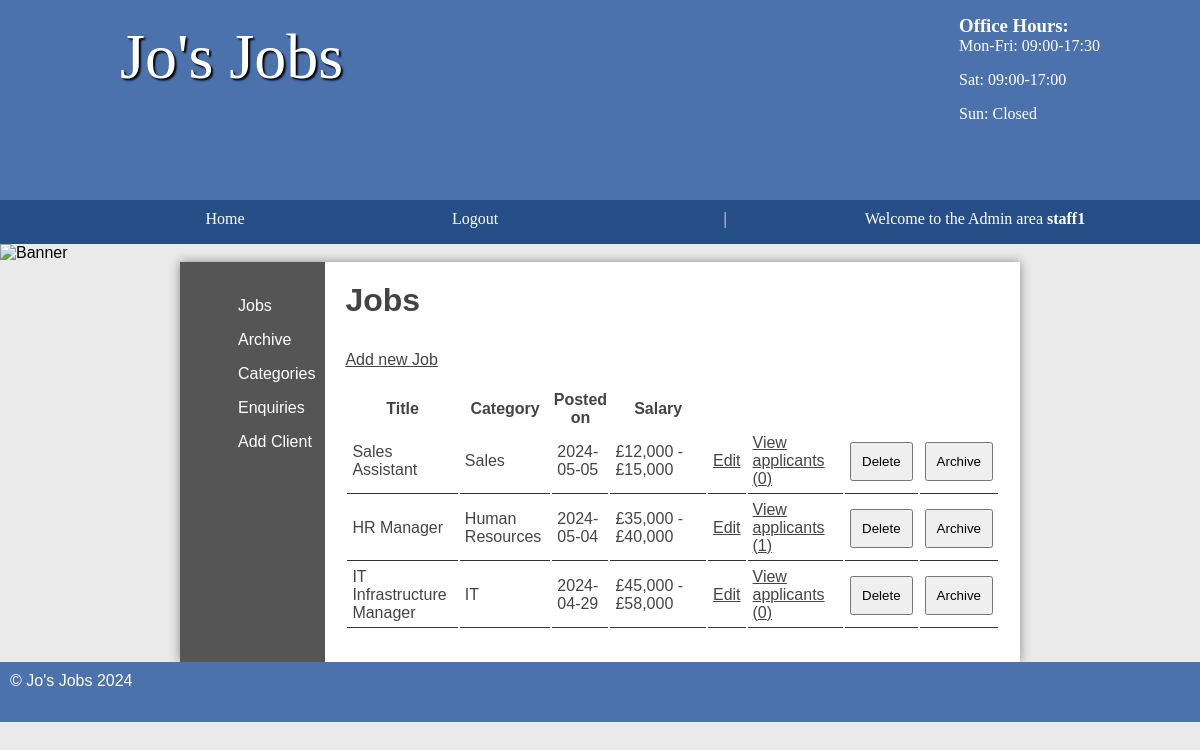
Screenshot of /admin/jobs.php (signed in) with the database file from the repository.
### tables this page shows
CREATE TABLE `jobs` (
  `id` int(11) NOT NULL AUTO_INCREMENT,
  `title` varchar(45) DEFAULT NULL,
  `description` longblob DEFAULT NULL,
  `salary` varchar(45) DEFAULT NULL,
  `postedDate` date DEFAULT NULL,
  `closingDate` date DEFAULT NULL,
  `categoryId` int(11) DEFAULT NULL,
  `clientId` int(11) DEFAULT NULL,
  `location` varchar(255) DEFAULT NULL,
  `isArchive` char(1) NOT NULL DEFAULT 'N',
  PRIMARY KEY (`id`)
);

CREATE TABLE `categories` (
  `id` int(11) NOT NULL AUTO_INCREMENT,
  `name` varchar(45) DEFAULT NULL,
  PRIMARY KEY (`id`)
);

### public/controllers/JobsController.php (called while the page is built, shortened)
<?php
require_once('../dbConnection.php');
class JobsController {
    private $Conn;
    public function __construct() {
        global $Connection;
        $this->Conn = $Connection;
    }
    public function showAllJobs() {
        $sql = 'SELECT j.*,c.name FROM jobs j INNER JOIN categories c ON j.categoryId = c.id WHERE j.isArchive = "N" AND j.closingDate > NOW() ORDER BY j.postedDate DESC';
        $stmt = $this->Conn->prepare($sql);
        $stmt->execute();
        return $stmt->fetchAll(PDO::FETCH_ASSOC);
    }
}

### public/admin/jobs.php (the view, shortened to what this page needs)
<?php
require('../controllers/JobsController.php');
require('../controllers/CategoriesController.php');
$jobsController = new JobsController();
$output = '';
if($_SESSION['role'] == 'admin' || $_SESSION['role'] == 'staff'){
	$output .= '
		<section class="right">
		<h2>Jobs</h2>
		<a href="./addJob.php" class="new">Add new Job</a>
		<table>
		<thead>
		<tr>
		<th>Title</th>
		<th>Category</th>
		<th>Posted on</th>
		<th style="width: 15%">Salary</th>
		<th style="width: 5%">&nbsp;</th>
		<th style="width: 15%">&nbsp;</th>
		<th style="width: 5%">&nbsp;</th>
		<th style="width: 5%">&nbsp;</th>
		</tr>
	';
	$jobs = $jobsController->showAllJobs();
	foreach($jobs as $job){
		$applicants = $Connection->prepare('SELECT COUNT(*) AS count FROM applicants WHERE jobId = :job_id');
		$applicants->execute(['job_id' => $job['id']]);
		$applicantCount = $applicants->fetch();
		$output .= '
			<tr>
			<td>' .$job['title']. '</td>
			<td>' .$job['name']. '</td>
			<td>' .$job['postedDate']. '</td>
			<td>' .$job['salary']. '</td>
			<td><a style="float: right" href="./editJob.php?id=' .$job['id']. '">Edit</a></td>
			<td><a style="float: right" href="applicants.php?id=' .$job['id']. '&name=' .$job['title']. '">View applicants (' .$applicantCount['count']. ')</a></td>
			<td><form action="./jobs.php" method="POST">
			<input type="hidden" name="id" value="' . $job['id'] . '" />
			<input type="submit" name="delete-submit" value="Delete" /></form>
			</td>
			<td><form action="./jobs.php" method="POST">
			<input type="hidden" name="id" value="' . $job['id'] . '" />
			<input type="submit" name="archive-submit" value="Archive" /></form>
			</td>
			</tr>
		';
	}
	$output .= '
		</thead>
		</table>
		</section>
	';
}
require('../templates/admin.html.php');

### public/styles.css (style rules this page uses)
* { margin: 0; padding: 0; }
html { font-family: 'Oxygen-Regular', verdana, sans-serif; }
body { background-color: #eaeaea; }
main a { color: #333; }
main h2 { font-size:2em; }
p, li, h2 { margin-bottom: 1em; }
form select, form label, form input, form textarea { float: left; width: 200px; padding: 10px; margin-top: 20px; }
input[type="submit"] { clear: both; margin-left: 220px; width: 220px; }
section a { color: #444; }
table { width: 100%; margin-top: 20px; }
td { padding: 5px; border-bottom: 1px solid #333; }
.stock .products, .sidebar .right { display: table-cell; padding: 20px; }
table td input[type="submit"] { margin: 0; float: right; width: auto; padding: auto; }
.right { padding: 20px; }

### rows the page displays
jobs: title "Sales Assistant", categoryId.name "Sales", postedDate "2024-05-05", salary "£12,000 - £15,000", count "0"
jobs: title "HR Manager", categoryId.name "Human Resources", postedDate "2024-05-04", salary "£35,000 - £40,000", count "1"
jobs: title "IT Infrastructure Manager", categoryId.name "IT", postedDate "2024-04-29", salary "£45,000 - £58,000", count "0"

### other values shown
$user "staff1"
